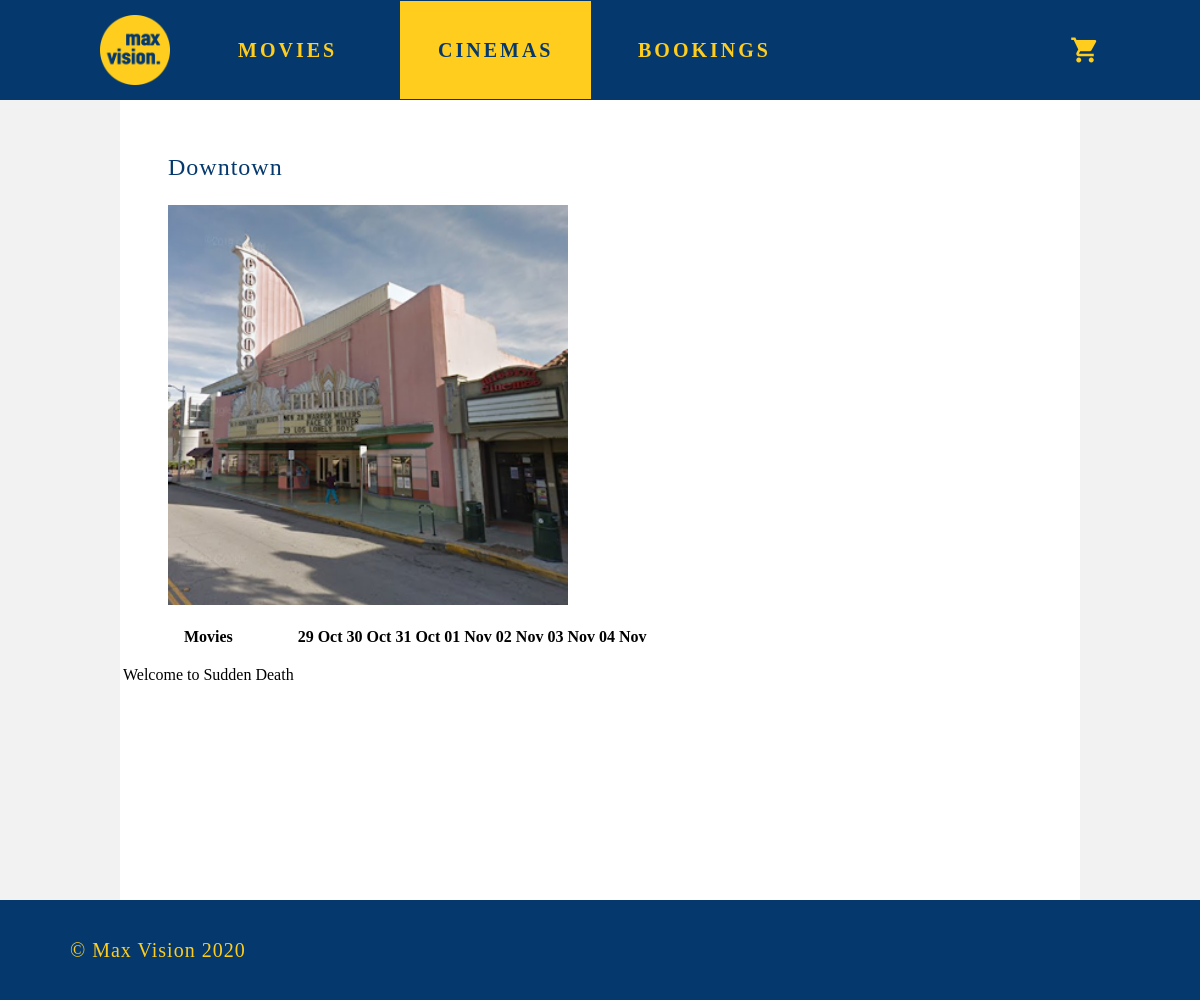
Page /cinemas/cinema_page.php?cinema_id=2 on the committed database.
### tables this page shows
CREATE TABLE IF NOT EXISTS `cinemas` (
  `id` int(8) NOT NULL AUTO_INCREMENT,
  `cinema_name` varchar(255) NOT NULL,
  `address` varchar(255) NOT NULL,
  `telephone` varchar(255) NOT NULL,
  `description` varchar(1000) NOT NULL,
  `picture` varchar(255) NOT NULL,
  PRIMARY KEY (`id`)
);

CREATE TABLE IF NOT EXISTS `movies` (
  `id` int(3) NOT NULL AUTO_INCREMENT,
  `movie_name` varchar(255) NOT NULL,
  `genre` varchar(255) NOT NULL,
  `description` varchar(1000) NOT NULL,
  `picture_url` varchar(1000) NOT NULL,
  PRIMARY KEY (`id`)
);

### constants.php (called while the page is built, shortened)
<?php
    $today = date("Y-m-d");
?>

### cinemas/cinema_page.php (the view, shortened to what this page needs)
<!DOCTYPE html>
<html>
   <head>
       <link rel="stylesheet" href="../css/main.css">
       <link rel="stylesheet" href="cinemas_location.css">
   </head>
   <body>
       <div id="main-header">
           <div class="row">
               <div class="col-2"><a href="../index.php" ><img class="cinema-name" src="../assets/common/logo2.png"></a></div>
               <div class="col-2"><a class="tab" href="../index.php">MOVIES</a></div>
               <div class="col-2"><a class="tab active" href="cinemas.php">CINEMAS</a></div>
               <div class="col-2"><a class="tab" href="../bookings/bookings.php">BOOKINGS</a></div>
               <div class="col-2"></div>
               <div class="col-2"><a class="cart" href="../booking_cart/booking_cart.php">shopping_cart</a></div>
           </div>
       </div>
       <div id="main-body">
            <div id="content-box">
				<?php
                    include '../config.php';
					include '../constants.php';
                    $cinema_id = $_GET['cinema_id'];
					$query = "SELECT * FROM `cinemas` WHERE `id`=$cinema_id";
                    $cinema = $db->query($query);
                    $row = $cinema->fetch_assoc();
				?>
                <div>
                    <?php echo '<p class="page-title">'.$row['cinema_name'].'</p>' ?>
                </div>
				<div class="row">
					<div class="col-3">
						<div id="cin-pic">
							<?php
                            echo '<img src="..'.$row['picture'].'" style="width:auto;" width="400" height="400">';
							?>
						</div>
					</div>
				</div>
            </div>
			<div class="row">
				<table>
					<?php
					$day=array($today, date('Y-m-d',strtotime("+1 day", strtotime($today))), date('Y-m-d',strtotime("+2 day", strtotime($today))), date('Y-m-d',strtotime("+3 day", strtotime($today))), date('Y-m-d',strtotime("+4 day", strtotime($today))), date('Y-m-d',strtotime("+5 day", strtotime($today))), date('Y-m-d',strtotime("+6 day", strtotime($today))));
					?>
					<tr>
						<th><p>Movies</p></th>
						<?php
						for ($x=0;$x<7;$x++){
							echo'<th>'.date('d M',strtotime($day[$x])).'</th>';
						}
						?>
					</tr>
					<?php
					$query = "SELECT id, movie_id, CAST(timing AS DATE) date, timing AS time_movie FROM movsessions WHERE `cinema_id`=$cinema_id ORDER BY `movie_id` ASC, `timing` ASC";
					$movie_sess = $db->query($query);
					$query2= "SELECT id, movie_name FROM movies ORDER BY 'id' ASC";
					$movie_name = $db->query($query2);
					$row = $movie_sess->fetch_assoc();
					while ($row2 = $movie_name->fetch_assoc()){
						$movie_row=$row2['id'];
						if ($movie_row==$row['movie_id']){
							echo '<tr>
								  <td>'.$row2['movie_name'].'</td>';
							for ($x=0;$x<7;$x++){
								echo'<td>';
								echo'</td>';
							}
							echo '</tr>';
							while (!in_array($row['date'],$day)){
								if (!$row = $movie_sess->fetch_assoc())
									break;
							}
						}
					}
					?>
				</table>
			</div>
       </div>
       <div id="main-footer">
           <p>&#169; Max Vision 2020</p>
       </div>
   </body>
</html>

### css/main.css (style rules this page uses)
#main-header { height: 100px; background-color: #05396D; width: 100%; position: fixed; z-index: 1; }
body { background: #F2F2F2; margin: 0px; font-family: 'lato.regular', Geneva; min-width: 1200px; }
#main-header a:link, #main-header a:visited, #main-header a:active { text-decoration: none; color: #FFCD1D; }
#main-header .active { background-color: #FFCD1D; color: #05396D !important; }
.tab { color: #FFCD1D; letter-spacing: 3px; vertical-align: middle; line-height: 100px; margin-right: 70px; font-weight: 700; font-size: 20px; padding: 38px; }
.cinema-name { width: 70px; height: 70px; margin: 15px 100px; float: left; }
.cart { font-family: 'MaterialIcons-Regular'; color: #FFCD1D; font-size: 30px; float: right; line-height: 100px; margin-right: 100px; }
#main-body { width: 80%; background-color: white; margin-left: auto; margin-right: auto; min-height: 100vh; padding-top: 100px; height: auto; z-index: -1; }
.page-title { font-size: 24px; letter-spacing: 1px; color: #05396D; }
#content-box { width: 90%; margin: auto; padding-top: 30px; height: 100%; }
#main-footer { background-color: #05396D; height: 100px; color: #FFCD1D; vertical-align: middle; line-height: 100px; letter-spacing: 1px; font-size: 20px; padding-left: 70px; }
#main-footer p { margin-top: 0px !important; }
.row { display:flex; flex-wrap:wrap; }
.col-2 { flex:0 0 16.666667%; max-width:16.666667% }
.col-3 { flex:0 0 25%; max-width:25%; margin: 0px; }

### rows in the picture
cinemas: cinema_name "Downtown", picture (picture)
movies: movie_name "Welcome to Sudden Death"

### other values in the picture
date('d M',strtotime($day[$x])) "29 Oct"
date('d M',strtotime($day[$x])) "30 Oct"
date('d M',strtotime($day[$x])) "31 Oct"
date('d M',strtotime($day[$x])) "01 Nov"
date('d M',strtotime($day[$x])) "02 Nov"
date('d M',strtotime($day[$x])) "03 Nov"
date('d M',strtotime($day[$x])) "04 Nov"
